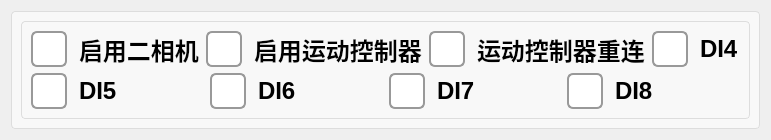
     <widget class="QWidget" name="tab_0">
      <attribute name="title">
       <string>基本功能</string>
      </attribute>
      <layout class="QGridLayout" name="gridLayout_4">
       <item row="0" column="0">
        <widget class="QGroupBox" name="groupBox_11">
         <property name="styleSheet">
          <string notr="true">QGroupBox {
    border: 1px solid #DDD;
    border-radius: 4px;
    font: bold 14px;
    color: #666;
    background-color: #F8F8F8;
}

QGroupBox::title {
    subcontrol-origin: margin;
    subcontrol-position: top left;
    left: 10px;
    padding: 0 5px;
}</string>
         </property>
         <property name="title">
          <string/>
         </property>
         <layout class="QGridLayout" name="gridLayout_3">
          <item row="0" column="0">
           <layout class="QHBoxLayout" name="horizontalLayout_23">
            <item>
             <widget class="QGroupBox" name="groupBox_12">
              <property name="title">
               <string/>
              </property>
              <layout class="QVBoxLayout" name="verticalLayout_7">
               <item>
                <layout class="QHBoxLayout" name="horizontalLayout_18">
                 <item>
                  <widget class="QCheckBox" name="cbox_qiyongerxiangji">
                   <property name="sizePolicy">
                    <sizepolicy hsizetype="Minimum" vsizetype="Minimum">
                     <horstretch>0</horstretch>
                     <verstretch>0</verstretch>
                    </sizepolicy>
                   </property>
                   <property name="styleSheet">
                    <string notr="true">QCheckBox {
    spacing: 12px;
    font-size: 24px;
    color: #333;
    font-weight: bold;        
    color:  rgb(0, 0, 0);       
}

/* 未选中状态 */
QCheckBox::indicator {
    width: 32px;
    height: 32px;
    border-radius: 6px;
    border: 2px solid #999;
    background: #ffffff;
}

/* 悬停效果 */
QCheckBox::indicator:hover {
    border: 2px solid #666;
}

/* 选中状态 */
QCheckBox::indicator:checked {
    border: 2px solid #2196F3;
    background-color: qradialgradient(
        cx:0.5, cy:0.5,
        radius:0.4,
        fx:0.5, fy:0.5,
        stop:0 #2196F3,
        stop:1 transparent
    );
}

/* 禁用状态 */
QCheckBox::indicator:disabled {
    border: 2px solid #ccc;
    background: #eee;
}

/* 选中时的文字颜色 */
QCheckBox:checked {
    color: #2196F3;
    font-weight: 500;
}

/* 点击动画效果 */
QCheckBox::indicator:pressed {
    border: 2px solid #1565C0;
    background-color: qradialgradient(
        cx:0.5, cy:0.5,
        radius:0.5,
        fx:0.5, fy:0.5,
        stop:0 #BBDEFB,
        stop:1 transparent
    );
}</string>
                   </property>
                   <property name="text">
                    <string>启用二相机</string>
                   </property>
                  </widget>
                 </item>
                 <item>
                  <widget class="QCheckBox" name="cbox_qiyongyundongkongzhiqi">
                   <property name="sizePolicy">
                    <sizepolicy hsizetype="Minimum" vsizetype="Minimum">
                     <horstretch>0</horstretch>
                     <verstretch>0</verstretch>
                    </sizepolicy>
                   </property>
                   <property name="styleSheet">
                    <string notr="true">QCheckBox {
    spacing: 12px;
    font-size: 24px;
    color: #333;
    font-weight: bold;        
    color:  rgb(0, 0, 0);       
}

/* 未选中状态 */
QCheckBox::indicator {
    width: 32px;
    height: 32px;
    border-radius: 6px;
    border: 2px solid #999;
    background: #ffffff;
}

/* 悬停效果 */
QCheckBox::indicator:hover {
    border: 2px solid #666;
}

/* 选中状态 */
QCheckBox::indicator:checked {
    border: 2px solid #2196F3;
    background-color: qradialgradient(
        cx:0.5, cy:0.5,
        radius:0.4,
        fx:0.5, fy:0.5,
        stop:0 #2196F3,
        stop:1 transparent
    );
}

/* 禁用状态 */
QCheckBox::indicator:disabled {
    border: 2px solid #ccc;
    background: #eee;
}

/* 选中时的文字颜色 */
QCheckBox:checked {
    color: #2196F3;
    font-weight: 500;
}

/* 点击动画效果 */
QCheckBox::indicator:pressed {
    border: 2px solid #1565C0;
    background-color: qradialgradient(
        cx:0.5, cy:0.5,
        radius:0.5,
        fx:0.5, fy:0.5,
        stop:0 #BBDEFB,
        stop:1 transparent
    );
}</string>
                   </property>
                   <property name="text">
                    <string>启用运动控制器</string>
                   </property>
                  </widget>
                 </item>
                 <item>
                  <widget class="QCheckBox" name="cbox_yundongkongzhiqichonglian">
                   <property name="sizePolicy">
                    <sizepolicy hsizetype="Minimum" vsizetype="Minimum">
                     <horstretch>0</horstretch>
                     <verstretch>0</verstretch>
                    </sizepolicy>
                   </property>
                   <property name="styleSheet">
                    <string notr="true">QCheckBox {
    spacing: 12px;
    font-size: 24px;
    color: #333;
    font-weight: bold;        
    color:  rgb(0, 0, 0);       
}

/* 未选中状态 */
QCheckBox::indicator {
    width: 32px;
    height: 32px;
    border-radius: 6px;
    border: 2px solid #999;
    background: #ffffff;
}

/* 悬停效果 */
QCheckBox::indicator:hover {
    border: 2px solid #666;
}

/* 选中状态 */
QCheckBox::indicator:checked {
    border: 2px solid #2196F3;
    background-color: qradialgradient(
        cx:0.5, cy:0.5,
        radius:0.4,
        fx:0.5, fy:0.5,
        stop:0 #2196F3,
        stop:1 transparent
    );
}

/* 禁用状态 */
QCheckBox::indicator:disabled {
    border: 2px solid #ccc;
    background: #eee;
}

/* 选中时的文字颜色 */
QCheckBox:checked {
    color: #2196F3;
    font-weight: 500;
}

/* 点击动画效果 */
QCheckBox::indicator:pressed {
    border: 2px solid #1565C0;
    background-color: qradialgradient(
        cx:0.5, cy:0.5,
        radius:0.5,
        fx:0.5, fy:0.5,
        stop:0 #BBDEFB,
        stop:1 transparent
    );
}</string>
                   </property>
                   <property name="text">
                    <string>运动控制器重连</string>
                   </property>
                  </widget>
                 </item>
                 <item>
                  <widget class="QCheckBox" name="cbox_DIAirPressure">
                   <property name="sizePolicy">
                    <sizepolicy hsizetype="Minimum" vsizetype="Minimum">
                     <horstretch>0</horstretch>
                     <verstretch>0</verstretch>
                    </sizepolicy>
                   </property>
                   <property name="styleSheet">
                    <string notr="true">QCheckBox {
    spacing: 12px;
    font-size: 24px;
    color: #333;
    font-weight: bold;        
    color:  rgb(0, 0, 0);       
}

/* 未选中状态 */
QCheckBox::indicator {
    width: 32px;
    height: 32px;
    border-radius: 6px;
    border: 2px solid #999;
    background: #ffffff;
}

/* 悬停效果 */
QCheckBox::indicator:hover {
    border: 2px solid #666;
}

/* 选中状态 */
QCheckBox::indicator:checked {
    border: 2px solid #2196F3;
    background-color: qradialgradient(
        cx:0.5, cy:0.5,
        radius:0.4,
        fx:0.5, fy:0.5,
        stop:0 #2196F3,
        stop:1 transparent
    );
}

/* 禁用状态 */
QCheckBox::indicator:disabled {
    border: 2px solid #ccc;
    background: #eee;
}

/* 选中时的文字颜色 */
QCheckBox:checked {
    color: #2196F3;
    font-weight: 500;
}

/* 点击动画效果 */
QCheckBox::indicator:pressed {
    border: 2px solid #1565C0;
    background-color: qradialgradient(
        cx:0.5, cy:0.5,
        radius:0.5,
        fx:0.5, fy:0.5,
        stop:0 #BBDEFB,
        stop:1 transparent
    );
}</string>
                   </property>
                   <property name="text">
                    <string>DI4</string>
                   </property>
                  </widget>
                 </item>
                </layout>
               </item>
               <item>
                <layout class="QHBoxLayout" name="horizontalLayout_42">
                 <item>
                  <widget class="QCheckBox" name="cbox_DICameraTrigger1">
                   <property name="sizePolicy">
                    <sizepolicy hsizetype="Minimum" vsizetype="Minimum">
                     <horstretch>0</horstretch>
                     <verstretch>0</verstretch>
                    </sizepolicy>
                   </property>
                   <property name="styleSheet">
                    <string notr="true">QCheckBox {
    spacing: 12px;
    font-size: 24px;
    color: #333;
    font-weight: bold;        
    color:  rgb(0, 0, 0);       
}

/* 未选中状态 */
QCheckBox::indicator {
    width: 32px;
    height: 32px;
    border-radius: 6px;
    border: 2px solid #999;
    background: #ffffff;
}

/* 悬停效果 */
QCheckBox::indicator:hover {
    border: 2px solid #666;
}

/* 选中状态 */
QCheckBox::indicator:checked {
    border: 2px solid #2196F3;
    background-color: qradialgradient(
        cx:0.5, cy:0.5,
        radius:0.4,
        fx:0.5, fy:0.5,
        stop:0 #2196F3,
        stop:1 transparent
    );
}

/* 禁用状态 */
QCheckBox::indicator:disabled {
    border: 2px solid #ccc;
    background: #eee;
}

/* 选中时的文字颜色 */
QCheckBox:checked {
    color: #2196F3;
    font-weight: 500;
}

/* 点击动画效果 */
QCheckBox::indicator:pressed {
    border: 2px solid #1565C0;
    background-color: qradialgradient(
        cx:0.5, cy:0.5,
        radius:0.5,
        fx:0.5, fy:0.5,
        stop:0 #BBDEFB,
        stop:1 transparent
    );
}</string>
                   </property>
                   <property name="text">
                    <string>DI5</string>
                   </property>
                  </widget>
                 </item>
                 <item>
                  <widget class="QCheckBox" name="cbox_DICameraTrigger2">
                   <property name="sizePolicy">
                    <sizepolicy hsizetype="Minimum" vsizetype="Minimum">
                     <horstretch>0</horstretch>
                     <verstretch>0</verstretch>
                    </sizepolicy>
                   </property>
                   <property name="styleSheet">
                    <string notr="true">QCheckBox {
    spacing: 12px;
    font-size: 24px;
    color: #333;
    font-weight: bold;        
    color:  rgb(0, 0, 0);       
}

/* 未选中状态 */
QCheckBox::indicator {
    width: 32px;
    height: 32px;
    border-radius: 6px;
    border: 2px solid #999;
    background: #ffffff;
}

/* 悬停效果 */
QCheckBox::indicator:hover {
    border: 2px solid #666;
}

/* 选中状态 */
QCheckBox::indicator:checked {
    border: 2px solid #2196F3;
    background-color: qradialgradient(
        cx:0.5, cy:0.5,
        radius:0.4,
        fx:0.5, fy:0.5,
        stop:0 #2196F3,
        stop:1 transparent
    );
}

/* 禁用状态 */
QCheckBox::indicator:disabled {
    border: 2px solid #ccc;
    background: #eee;
}

/* 选中时的文字颜色 */
QCheckBox:checked {
    color: #2196F3;
    font-weight: 500;
}

/* 点击动画效果 */
QCheckBox::indicator:pressed {
    border: 2px solid #1565C0;
    background-color: qradialgradient(
        cx:0.5, cy:0.5,
        radius:0.5,
        fx:0.5, fy:0.5,
        stop:0 #BBDEFB,
        stop:1 transparent
    );
}</string>
                   </property>
                   <property name="text">
                    <string>DI6</string>
                   </property>
                  </widget>
                 </item>
                 <item>
                  <widget class="QCheckBox" name="cbox_DICameraTrigger3">
                   <property name="sizePolicy">
                    <sizepolicy hsizetype="Minimum" vsizetype="Minimum">
                     <horstretch>0</horstretch>
                     <verstretch>0</verstretch>
                    </sizepolicy>
                   </property>
                   <property name="styleSheet">
                    <string notr="true">QCheckBox {
    spacing: 12px;
    font-size: 24px;
    color: #333;
    font-weight: bold;        
    color:  rgb(0, 0, 0);       
}

/* 未选中状态 */
QCheckBox::indicator {
    width: 32px;
    height: 32px;
    border-radius: 6px;
    border: 2px solid #999;
    background: #ffffff;
}

/* 悬停效果 */
QCheckBox::indicator:hover {
    border: 2px solid #666;
}

/* 选中状态 */
QCheckBox::indicator:checked {
    border: 2px solid #2196F3;
    background-color: qradialgradient(
        cx:0.5, cy:0.5,
        radius:0.4,
        fx:0.5, fy:0.5,
        stop:0 #2196F3,
        stop:1 transparent
    );
}

/* 禁用状态 */
QCheckBox::indicator:disabled {
    border: 2px solid #ccc;
    background: #eee;
}

/* 选中时的文字颜色 */
QCheckBox:checked {
    color: #2196F3;
    font-weight: 500;
}

/* 点击动画效果 */
QCheckBox::indicator:pressed {
    border: 2px solid #1565C0;
    background-color: qradialgradient(
        cx:0.5, cy:0.5,
        radius:0.5,
        fx:0.5, fy:0.5,
        stop:0 #BBDEFB,
        stop:1 transparent
    );
}</string>
                   </property>
                   <property name="text">
                    <string>DI7</string>
                   </property>
                  </widget>
                 </item>
                 <item>
                  <widget class="QCheckBox" name="cbox_DICameraTrigger4">
                   <property name="sizePolicy">
                    <sizepolicy hsizetype="Minimum" vsizetype="Minimum">
                     <horstretch>0</horstretch>
                     <verstretch>0</verstretch>
                    </sizepolicy>
                   </property>
                   <property name="styleSheet">
                    <string notr="true">QCheckBox {
    spacing: 12px;
    font-size: 24px;
    color: #333;
    font-weight: bold;        
    color:  rgb(0, 0, 0);       
}

/* 未选中状态 */
QCheckBox::indicator {
    width: 32px;
    height: 32px;
    border-radius: 6px;
    border: 2px solid #999;
    background: #ffffff;
}

/* 悬停效果 */
QCheckBox::indicator:hover {
    border: 2px solid #666;
}

/* 选中状态 */
QCheckBox::indicator:checked {
    border: 2px solid #2196F3;
    background-color: qradialgradient(
        cx:0.5, cy:0.5,
        radius:0.4,
        fx:0.5, fy:0.5,
        stop:0 #2196F3,
        stop:1 transparent
    );
}

/* 禁用状态 */
QCheckBox::indicator:disabled {
    border: 2px solid #ccc;
    background: #eee;
}

/* 选中时的文字颜色 */
QCheckBox:checked {
    color: #2196F3;
    font-weight: 500;
}

/* 点击动画效果 */
QCheckBox::indicator:pressed {
    border: 2px solid #1565C0;
    background-color: qradialgradient(
        cx:0.5, cy:0.5,
        radius:0.5,
        fx:0.5, fy:0.5,
        stop:0 #BBDEFB,
        stop:1 transparent
    );
}</string>
                   </property>
                   <property name="text">
                    <string>DI8</string>
                   </property>
                  </widget>
                 </item>
                </layout>
               </item>
              </layout>
             </widget>
            </item>
           </layout>
          </item>
         </layout>
        </widget>
       </item>
      </layout>
     </widget>
